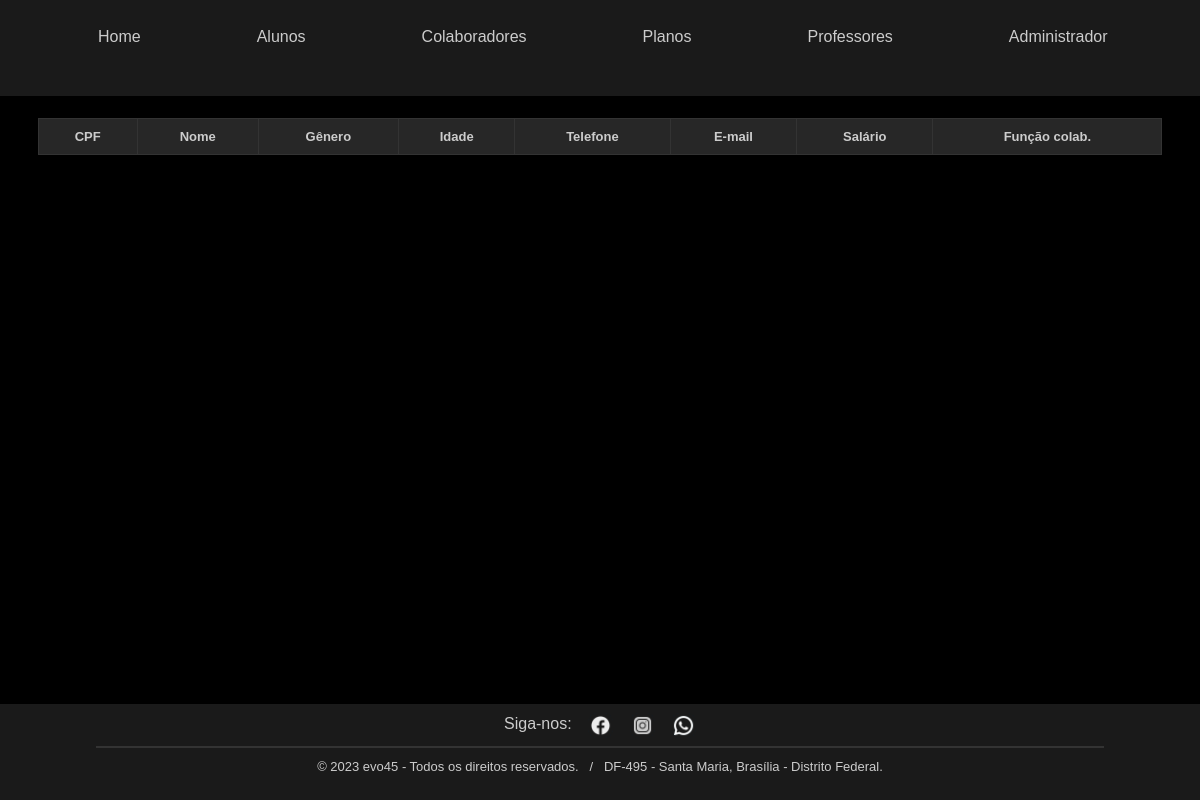
Page /php/colabs_lista.php on the earlier database version.
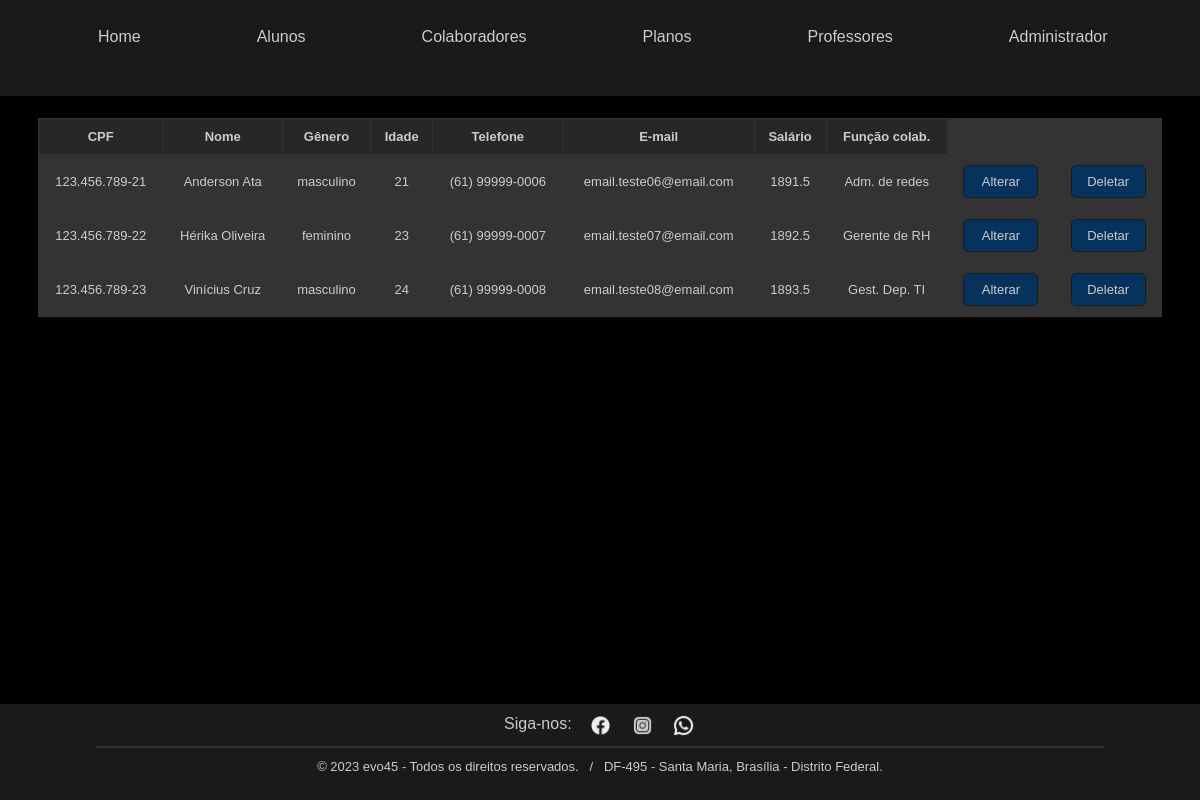
Same page on the later database version.
### tables this page shows
CREATE TABLE `colaboradores` (
  `ID` int(2) NOT NULL AUTO_INCREMENT,
  `cpf` varchar(14) NOT NULL,
  `nom` varchar(60) NOT NULL,
  `gen` varchar(10) NOT NULL,
  `idd` int(2) NOT NULL,
  `tel` varchar(20) NOT NULL,
  `ema` varchar(40) NOT NULL,
  `sal` double NOT NULL,
  `fun` varchar(60) NOT NULL,
  PRIMARY KEY (`ID`)
);

### php/colabs_lista.php (the view, shortened to what this page needs)
<!DOCTYPE html>
<html lang="pt-br">
    <head>
        <?php
            include 'repetition.php';
            echo $head;
        ?>
    </head>
    <body>
        <?php echo $header;?>
        <?php
            $con=mysqli_connect("localhost","root","","evo45");
           $result = mysqli_query($con,"SELECT * FROM colaboradores");
        ?>
        <div class="table-container">
	   		<table>
		   		<thead>
		   			<th>CPF</th>
		   			<th>Nome</th>
		   			<th>Gênero</th>
                    <th>Idade</th>
		   			<th>Telefone</th>
		   			<th>E-mail</th>
		   			<th>Salário</th>
		   			<th>Função colab.</th>
		   		</thead>
		       	<?php while($row = mysqli_fetch_array($result)){ ?>
					<tr style="text-align: center">
				   		<td><?php echo $row['cpf']; ?></td>
						<td><?php echo $row['nom']; ?></td>
						<td><?php echo $row['gen']; ?></td>
						<td><?php echo $row['idd']; ?></td>
			            <td><?php echo $row['tel']; ?></td>
			            <td><?php echo $row['ema']; ?></td>
				        <td><?php echo $row['sal']; ?></td>
				        <td><?php echo $row['fun']; ?></td>
						<td>
							<form action="./colab_form_alt.php" method="POST">
                                <button type="submit" name="btn_alt" value="ok">Alterar</button>
							</form>
						</td>
                        <td>
							<form action="./colab_dlt.php" method="POST">
                                <button type="submit" name="btn_del" value="ok">Deletar</button>
							</form>
						</td>
					</tr>
				<?php } mysqli_close($con); ?>
	    	</table>
		</div>
        <?php echo $footer;?>
    </body>
</html>

Differences in the rows shown:
added colaboradores: cpf "123.456.789-21", nom "Anderson Ata", gen "masculino", idd "21", tel "(61) 99999-0006", ema "email.teste06@email.com", sal "1891.5", fun "Adm. de redes"
added colaboradores: cpf "123.456.789-22", nom "Hérika Oliveira", gen "feminino", idd "23", tel "(61) 99999-0007", ema "email.teste07@email.com", sal "1892.5", fun "Gerente de RH"
added colaboradores: cpf "123.456.789-23", nom "Vinícius Cruz", gen "masculino", idd "24", tel "(61) 99999-0008", ema "email.teste08@email.com", sal "1893.5", fun "Gest. Dep. TI"
